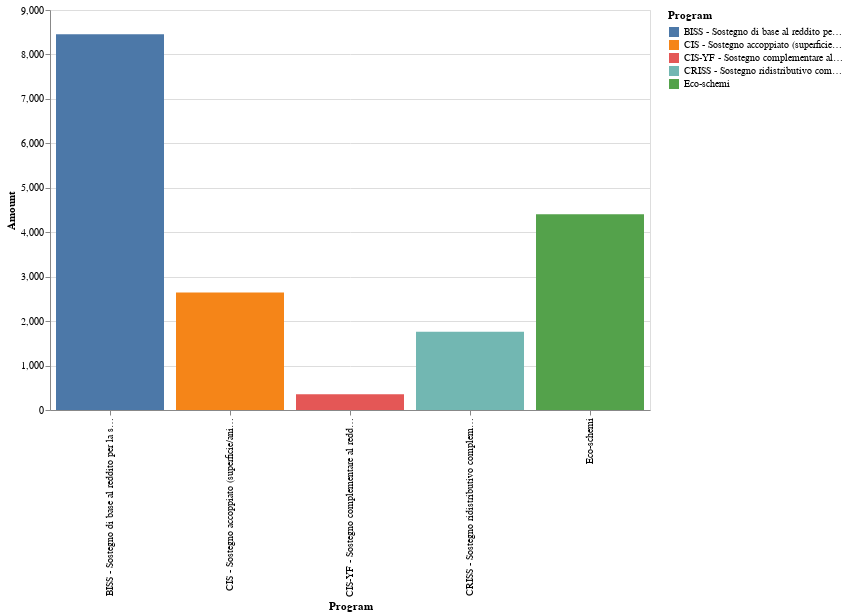

This figure's notebook cell:
### Code cell
chart = alt.Chart(pag_dir).mark_bar().encode(
    x=alt.X("Program:N", title="Program"),  
    y=alt.Y("Amount:Q", title="Amount"),    
    color=alt.Color("Program:N"),           
    tooltip=[alt.Tooltip("Program:N"),      
             alt.Tooltip("Amount:Q")        
            ]
).properties(
    width=600,  
    height=400   
)

display(chart)

### Figure 1 — Vega-Lite specification as saved in the notebook (floating-point values rounded to 4 significant figures)
{"config": {"view": {"continuousWidth": 300, "continuousHeight": 300}}, "data": {"name": "data-1469494779311fa8df062dbc6ed635b2"}, "mark": {"type": "bar"}, "encoding": {"color": {"field": "Program", "type": "nominal"}, "tooltip": [{"field": "Program", "type": "nominal"}, {"field": "Amount", "type": "quantitative"}], "x": {"field": "Program", "title": "Program", "type": "nominal"}, "y": {"field": "Amount", "title": "Amount", "type": "quantitative"}}, "height": 400, "width": 600, "$schema": "https://vega.github.io/schema/vega-lite/v5.6.1.json", "datasets": {"data-1469494779311fa8df062dbc6ed635b2": [{"Program": "BISS - Sostegno di base al reddito per la sostenibilità", "Amount": 8452.0}, {"Program": "CIS - Sostegno accoppiato (superficie/animale)", "Amount": 2641.0}, {"Program": "CIS-YF - Sostegno complementare al reddito per i giovani agricoltori", "Amount": 352.2}, {"Program": "CRISS - Sostegno ridistributivo complementare al reddito per la sostenibilità", "Amount": 1761.0}, {"Program": "Eco-schemi", "Amount": 4402.0}]}}
